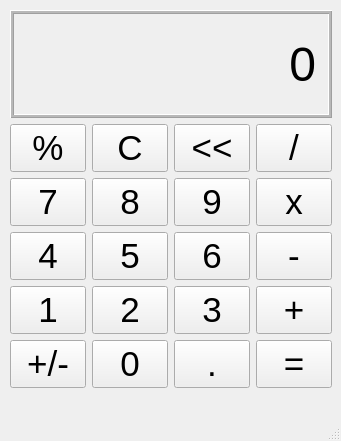
<?xml version="1.0" encoding="UTF-8"?>
<ui version="4.0">
 <class>MainWindow</class>
 <widget class="QMainWindow" name="MainWindow">
  <property name="geometry">
   <rect>
    <x>0</x>
    <y>0</y>
    <width>341</width>
    <height>441</height>
   </rect>
  </property>
  <property name="windowTitle">
   <string>Calculator</string>
  </property>
  <widget class="QWidget" name="centralwidget">
   <widget class="QWidget" name="layoutWidget">
    <property name="geometry">
     <rect>
      <x>10</x>
      <y>10</y>
      <width>322</width>
      <height>378</height>
     </rect>
    </property>
    <layout class="QVBoxLayout" name="verticalLayout">
     <item>
      <widget class="QLabel" name="output_lb">
       <property name="font">
        <font>
         <pointsize>36</pointsize>
        </font>
       </property>
       <property name="frameShape">
        <enum>QFrame::Box</enum>
       </property>
       <property name="frameShadow">
        <enum>QFrame::Raised</enum>
       </property>
       <property name="midLineWidth">
        <number>2</number>
       </property>
       <property name="text">
        <string>0</string>
       </property>
       <property name="alignment">
        <set>Qt::AlignRight|Qt::AlignTrailing|Qt::AlignVCenter</set>
       </property>
       <property name="margin">
        <number>10</number>
       </property>
      </widget>
     </item>
     <item>
      <layout class="QHBoxLayout" name="horizontalLayout">
       <item>
        <widget class="QPushButton" name="percent_btn">
         <property name="font">
          <font>
           <pointsize>26</pointsize>
          </font>
         </property>
         <property name="text">
          <string>%</string>
         </property>
        </widget>
       </item>
       <item>
        <widget class="QPushButton" name="clear_btn">
         <property name="font">
          <font>
           <pointsize>26</pointsize>
          </font>
         </property>
         <property name="text">
          <string>C</string>
         </property>
        </widget>
       </item>
       <item>
        <widget class="QPushButton" name="backspace_btn">
         <property name="font">
          <font>
           <pointsize>26</pointsize>
          </font>
         </property>
         <property name="text">
          <string>&lt;&lt;</string>
         </property>
        </widget>
       </item>
       <item>
        <widget class="QPushButton" name="divide_btn">
         <property name="font">
          <font>
           <pointsize>26</pointsize>
          </font>
         </property>
         <property name="text">
          <string>/</string>
         </property>
        </widget>
       </item>
      </layout>
     </item>
     <item>
      <layout class="QHBoxLayout" name="horizontalLayout_2">
       <item>
        <widget class="QPushButton" name="seven_btn">
         <property name="font">
          <font>
           <pointsize>26</pointsize>
          </font>
         </property>
         <property name="text">
          <string>7</string>
         </property>
        </widget>
       </item>
       <item>
        <widget class="QPushButton" name="eight__btn">
         <property name="font">
          <font>
           <pointsize>26</pointsize>
          </font>
         </property>
         <property name="text">
          <string>8</string>
         </property>
        </widget>
       </item>
       <item>
        <widget class="QPushButton" name="nine_btn">
         <property name="font">
          <font>
           <pointsize>26</pointsize>
          </font>
         </property>
         <property name="text">
          <string>9</string>
         </property>
        </widget>
       </item>
       <item>
        <widget class="QPushButton" name="multiply_btn">
         <property name="font">
          <font>
           <pointsize>26</pointsize>
          </font>
         </property>
         <property name="text">
          <string>x</string>
         </property>
        </widget>
       </item>
      </layout>
     </item>
     <item>
      <layout class="QHBoxLayout" name="horizontalLayout_3">
       <item>
        <widget class="QPushButton" name="four_btn">
         <property name="font">
          <font>
           <pointsize>26</pointsize>
          </font>
         </property>
         <property name="text">
          <string>4</string>
         </property>
        </widget>
       </item>
       <item>
        <widget class="QPushButton" name="five_btn">
         <property name="font">
          <font>
           <pointsize>26</pointsize>
          </font>
         </property>
         <property name="text">
          <string>5</string>
         </property>
        </widget>
       </item>
       <item>
        <widget class="QPushButton" name="six_btn">
         <property name="font">
          <font>
           <pointsize>26</pointsize>
          </font>
         </property>
         <property name="text">
          <string>6</string>
         </property>
        </widget>
       </item>
       <item>
        <widget class="QPushButton" name="minus_btn">
         <property name="font">
          <font>
           <pointsize>26</pointsize>
          </font>
         </property>
         <property name="text">
          <string>-</string>
         </property>
        </widget>
       </item>
      </layout>
     </item>
     <item>
      <layout class="QHBoxLayout" name="horizontalLayout_4">
       <item>
        <widget class="QPushButton" name="one_btn">
         <property name="font">
          <font>
           <pointsize>26</pointsize>
          </font>
         </property>
         <property name="text">
          <string>1</string>
         </property>
        </widget>
       </item>
       <item>
        <widget class="QPushButton" name="two_btn">
         <property name="font">
          <font>
           <pointsize>26</pointsize>
          </font>
         </property>
         <property name="text">
          <string>2</string>
         </property>
        </widget>
       </item>
       <item>
        <widget class="QPushButton" name="three_btn">
         <property name="font">
          <font>
           <pointsize>26</pointsize>
          </font>
         </property>
         <property name="text">
          <string>3</string>
         </property>
        </widget>
       </item>
       <item>
        <widget class="QPushButton" name="plus_btn">
         <property name="font">
          <font>
           <pointsize>26</pointsize>
          </font>
         </property>
         <property name="text">
          <string>+</string>
         </property>
        </widget>
       </item>
      </layout>
     </item>
     <item>
      <layout class="QHBoxLayout" name="horizontalLayout_5">
       <item>
        <widget class="QPushButton" name="plus_minus_btn">
         <property name="font">
          <font>
           <pointsize>26</pointsize>
          </font>
         </property>
         <property name="text">
          <string>+/-</string>
         </property>
        </widget>
       </item>
       <item>
        <widget class="QPushButton" name="zero_btn">
         <property name="font">
          <font>
           <pointsize>26</pointsize>
          </font>
         </property>
         <property name="text">
          <string>0</string>
         </property>
        </widget>
       </item>
       <item>
        <widget class="QPushButton" name="decimal_btn">
         <property name="font">
          <font>
           <pointsize>26</pointsize>
          </font>
         </property>
         <property name="text">
          <string>.</string>
         </property>
        </widget>
       </item>
       <item>
        <widget class="QPushButton" name="equals_btn">
         <property name="font">
          <font>
           <pointsize>26</pointsize>
          </font>
         </property>
         <property name="text">
          <string>=</string>
         </property>
        </widget>
       </item>
      </layout>
     </item>
    </layout>
   </widget>
  </widget>
  <widget class="QMenuBar" name="menubar">
   <property name="geometry">
    <rect>
     <x>0</x>
     <y>0</y>
     <width>341</width>
     <height>21</height>
    </rect>
   </property>
  </widget>
  <widget class="QStatusBar" name="statusbar"/>
 </widget>
 <resources/>
 <connections/>
</ui>
